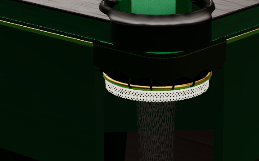
#> input picture tools/render/fixtures/cammatch-489-stale-aa7363cc.png, 259 x 161 px
$ python midplan-read-490.py fixtures/cammatch-489-stale-aa7363cc.png
#> lines starting #> are read from the running program, lines starting #| are printed output that depends on the picture; after the words box and inside, x2 and y2 are one past the last pixel; in counts of white or black regions, pixels touching at a corner belong together
#!/usr/bin/env python3

# Copyright (c) Meta Platforms, Inc. and affiliates.

"""midplan-read-490 — the evidence-05 PLAN read for the chinese-8 middle pocket (R1-FIX8; record
corrected by order R1-FIX9 item 6, 2026-09-02).

Reads one panel of the owner's plan-view triptych (looking straight down into the mouth) and
measures the VISIBLE straight run of each bay side wall below the cushion jaw, in the panel's own
pixels, then converts it at a stated — and UNCALIBRATED — candidate scale.  It is the CT-03
instrument: it decides whether the wall face beside that run is clothed (a wrap of the plank end
face) or bare (a tucked fold with end grain above it).  It does NOT see the wall's foot where the
white bag hides it, and it does NOT detect or measure the cover.

    python3 tools/render/midplan-read-490.py <07-triptych-evidence05-plan.png> [--panel 0]
        [--ymax 600] [--anchor-mm 80.7] [--debug out.png]

What it actually runs, in order:
  green  : HSV (OpenCV ranges) H 35..95, S >= 60, V >= 40 — the cloth
  cream  : S < 40, V >= 190 and not green — near-white; REPORTED only, never used to locate
           anything (on evidence 05 it is the white bag between the walls, not the cover)
  wall edges x_L(y), x_R(y): per row, scan from the column centre OUTWARD to the first green
           pixel on each side (within 0.45 W).  A side counts as a WALL only if the green field
           there is >= 20 px long (2 px gaps tolerated) and the two edges are > 0.15 W apart;
           the thin green fold slivers beside the cover's face are not walls
  cover top corners y_c : the DEEPEST walled row — below it only the slivers remain.  It is the
           row on which both wide green fields last flank the opening; nothing on it is a
           detected cover edge
  scale span W : x_R - x_L on row y_c - 3 (the nearest walled row above it).  CAVEAT — on
           evidence 05 this is the span between the two wall FEET flanking the white bag
           (near-white columns 437..631 on row 510); the cover's own outline below the corners
           is ~354 px.  --anchor-mm names what W is TAKEN to be: the default 80.7 = 2 x 45 /
           1.115 (2 x BC-01 / FLARE, the flared-cap top) is a label this span does not support,
           and 92 (the bay, 2 x DT-09) is a candidate, not a calibration.  Every mm figure
           printed is px / (W / anchor), and a perspective lower bound besides (the jaw end of
           the wall is farther from the camera than row y_c - 3)
  straight foot line, per wall : a line fitted to the edge over the band 60..80 % of the way
           from the arc apex (the first walled row) to y_c, extended UP while the edge stays
           within 3 px of the line (three consecutive misses end it — the jaw arc) and DOWN
           toward y_c tolerating up to 12 missing rows (the bag can hide the foot), stopping
           only when the edge moves OUTWARD from the line by > 3 px (nothing can stand outside
           the wall).  Its length in rows is the visible run; 'reaches the cover corners' is
           yes only if it ends within 8 rows of y_c
  cloth on the wall face : the green fraction along the fitted line offset 8 px OUTWARD over
           the run — 1.00 means the face beside the visible foot is clothed on every row

On the committed evidence-05 read (Drive cn8-midext-rebuild-2026-08/07-triptych-evidence05-plan.png,
panel 0, rows < 600) it prints the visible run as rows 426..477 = 51 px on both walls,
'reaches the cover corners: no (36 rows short)', and green fraction 1.00 — 20.7 mm at
--anchor-mm 80.7 (2.466 px/mm), 23.6 mm at --anchor-mm 92 (2.163 px/mm); see
docs/geometry/cn8-middle-furniture-definition.json CT-03 / O-12.  Any statement about rows
478..513 (behind the bag) is an inference and is not printed here.
"""
import sys
import numpy as np
import cv2
from PIL import Image


def arg(flag, default=None):
    return sys.argv[sys.argv.index(flag) + 1] if flag in sys.argv else default


def main():
    path = sys.argv[1]
    panel = int(arg('--panel', 0)); ymax = int(arg('--ymax', 600))
    im = np.array(Image.open(path).convert('RGB'))
#> im is the input picture: shape (161, 259, 3); mean R, G, B 18.6, 30.2, 18
    pw = im.shape[1] // 3
#> pw = 86
    a = im[:ymax, panel * pw:(panel + 1) * pw]
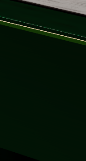
#> a: shape (161, 86, 3); mean R, G, B 8.7, 24.2, 10.7
    H = cv2.cvtColor(a, cv2.COLOR_RGB2HSV); h, s, v = [H[..., i].astype(int) for i in range(3)]
#> after `H = cv2.cvtColor(a, cv2.COLOR_RGB2HSV)`: H: shape (161, 86, 3); mean H, S, V 62.4, 221.5, 24.5
#> after `h, s, v = [H[..., i].astype(int) for i in range(3)]`:
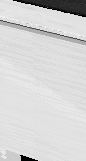
#> h: shape (161, 86) int64; min 0, max 75, mean 62.4; drawn with min black and max white
#> after `h, s, v = [H[..., i].astype(int) for i in range(3)]`:
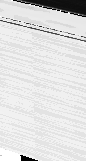
#> s: shape (161, 86) int64; min 0, max 255, mean 221.5
#> after `h, s, v = [H[..., i].astype(int) for i in range(3)]`:
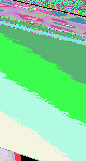
#> v: shape (161, 86) int64; 180 distinct labels, from 0 to 218; one colour per label, 0 black
    green = (h >= 35) & (h <= 95) & (s >= 60) & (v >= 40)
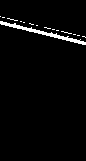
#> green: shape (161, 86) bool; 2.7% white; 15 white regions (14 under 20 px), largest, box (x1, y1, x2, y2) and area: (0, 21, 86, 45) 311
    # near-white: REPORTED only, never used to locate anything. On evidence 05 the near-white
    # between the walls is the WHITE BAG, not the cover (R1-FIX9 record correction)
    cream = (s < 40) & (v >= 190) & ~green
#> cream: shape (161, 86) bool; every value is 0
    Hh, Ww = green.shape
#> Hh = 161; Ww = 86
    cx = Ww // 2
#> cx = 43
    # wall edges per row: scan from the column centre outward to the first GREEN pixel
    # (the walls are cloth on both sides all the way down to the cover); a row with no
    # green within 0.45 W on either side is below the cover's top corners (the cover's
    # face is flanked by the rail's wood there) and ends the interior
    xl = {}; xr = {}
    def grun(y, x, step):
        # green run length from x outward (2 px gaps tolerated)
        n = 0; gap = 0
        while 0 <= x < Ww and gap <= 2:
            if green[y, x]: n += 1; gap = 0
            else: gap += 1
            x += step
        return n
    for y in range(Hh):
        l = cx
        while l > 0 and not green[y, l] and cx - l < 0.45 * Ww: l -= 1
        r = cx
        while r < Ww - 1 and not green[y, r] and r - cx < 0.45 * Ww: r += 1
        # a WALL is a wide green field (the wall face and the rail top beyond it, >= 20 px);
        # the thin green fold slivers beside the cover's face are not walls
        if green[y, l] and green[y, r] and r - l > 0.15 * Ww and grun(y, l, -1) >= 20 and grun(y, r, +1) >= 20:
            xl[y] = l + 1; xr[y] = r - 1
#> after the loop, xl = 0 items; xr = 0 items
    ys = sorted(xl)
#> ys = []
    if not ys: print('no interior found'); return
    # the cover's top edge = the cover's top corners = the deepest row on which both walls
    # (wide green fields) still flank the opening; below it only the fold slivers remain
    yc = ys[-1]
    cf = cream[yc, xl[yc]:xr[yc] + 1].mean() if xr[yc] > xl[yc] else 0
    y0 = yc - 3
    while y0 not in xl: y0 -= 1
    W = xr[y0] - xl[y0]
    # scale anchor: W is the span between the two wall FEET on row y0. --anchor-mm names what
    # that span is TAKEN to be; the default 2 x BC-01 / FLARE 1.115 = 80.7 mm (the flared-cap
    # top) is a LABEL — on evidence 05 the span flanks the white bag, not the cover's top edge
    # (R1-FIX9 record correction) — and 92 (the bay, 2 x DT-09) is a candidate. Neither is a
    # calibration; the printed scale line is kept verbatim (reports quote it) and a CAVEAT
    # line follows it.
    anchor = float(arg('--anchor-mm', 2 * 45.0 / 1.115))
    scale = W / anchor
    print(f'== plan read: panel {panel}, analysed {Ww}x{Hh} px; walled interior rows {ys[0]}..{ys[-1]}; cover top corners at row {yc} (near-white over {cf:.2f} of the span there)')
    print(f'scale anchor: span between the walls at row {y0} = {W} px = the cover top edge {anchor:.1f} mm -> {scale:.3f} px/mm at that depth (the far end of the wall is farther from the camera, so runs converted at this scale are LOWER BOUNDS)')
    # CAVEAT (R1-FIX9): what the span on row y0 actually flanks, and how wide the near-white below
    # the corners (the cover's face, where the cover is visible) really is — measured, not assumed
    cf0 = cream[y0, xl[y0]:xr[y0] + 1].mean() if xr[y0] > xl[y0] else 0
    cover_w = (0, None)
    for yy in range(yc + 1, Hh):
        row = cream[yy]; x = 0
        while x < Ww:
            if row[x]:
                x0 = x
                while x < Ww and row[x]: x += 1
                if x - x0 > cover_w[0]: cover_w = (x - x0, yy)
            else: x += 1
    print(f'CAVEAT: the {W} px span on row {y0} is the span between the two wall FEET on that row, near-white over {cf0:.2f} of it (on evidence 05 that near-white is the WHITE BAG); it is NOT a measured cover top edge — the widest near-white run below the corners is {cover_w[0]} px (row {cover_w[1]}). "the cover top edge" above is the anchor\'s NAME, not a finding: {anchor:.1f} mm is an UNCALIBRATED candidate (80.7 = 2 x 45 / 1.115 is unsupported by this span; 92 = the bay is a candidate), so every mm below is px / candidate scale. Rows the bag hides are not read.')
    depth = yc - ys[0]
    for side, X, d in (('left', xl, -1), ('right', xr, +1)):
        # the straight wall: a line fitted to the boundary in the band 60..80 % of the way
        # from the arc apex to the cover (above the white bag, below the jaw), extended UP
        # while the boundary stays within 3 px (the jaw curve ends it) and DOWN to the cover
        # corners unless the boundary moves OUTWARD from the line by > 3 px (the bag can
        # occlude the foot from the inside; nothing can stand outside the wall)
        # (the band sits at 60..80 % of the way from the apex: above it the boundary is still the
        # jaw arc's tail — a first band at 35..60 % fitted the arc and read the wall as 18 mm)
        band = [y for y in range(ys[0] + int(0.60 * depth), ys[0] + int(0.80 * depth)) if y in X]
        A = np.polyfit(band, [X[y] for y in band], 1)
        y = band[0]; miss = 0; ytop = band[0]
        while (y - 1) in X:
            y -= 1
            if abs(X[y] - np.polyval(A, y)) <= 3: miss = 0; ytop = y
            else:
                miss += 1
                if miss >= 3: break
        y = band[-1]; ybot = band[-1]; gap = 0
        while y + 1 <= yc and gap <= 12:
            y += 1
            if y not in X: gap += 1; continue     # the bag can hide the foot for a few rows
            gap = 0
            out = d * (X[y] - np.polyval(A, y))   # > 0 = outward (away from the centre)
            if out > 3: break
            ybot = y
        n = ybot - ytop
        face = np.array([green[yy, min(Ww - 1, max(0, int(round(np.polyval(A, yy))) + d * 8))] for yy in range(ytop, ybot + 1)])
        print(f'  {side} wall: straight foot line rows {ytop}..{ybot} = {n} px = {n / scale:.1f} mm at the corner-row scale (a LOWER BOUND: the jaw end is farther from the camera); slope {A[0]:+.3f} px/row; reaches the cover corners: {"yes" if ybot >= yc - 8 else "no (" + str(yc - ybot) + " rows short)"}')
        print(f'    cloth on the wall face 8 px outside the foot line over the run: green fraction {face.mean():.2f}; run / interior plan depth (apex->cover {depth} px) = {n / depth:.2f}; run / corner span = {n / W:.2f}')
    # interior depth from the cover top to the arc apex (inboard)
    print(f'interior: from the cover top edge (row {yc}) up to the arc apex (row {ys[0]}) = {yc - ys[0]} px = {(yc - ys[0]) / scale:.1f} mm in plan')
    dbg = arg('--debug')
    if dbg:
        out = a.copy()
        for y in ys: out[y, xl[y]] = (255, 0, 0); out[y, xr[y]] = (255, 0, 0)
        out[yc, :] = (0, 0, 255); out[y0, :] = (255, 255, 0)
        Image.fromarray(out).save(dbg); print('debug ->', dbg)


if __name__ == '__main__':
    main()
